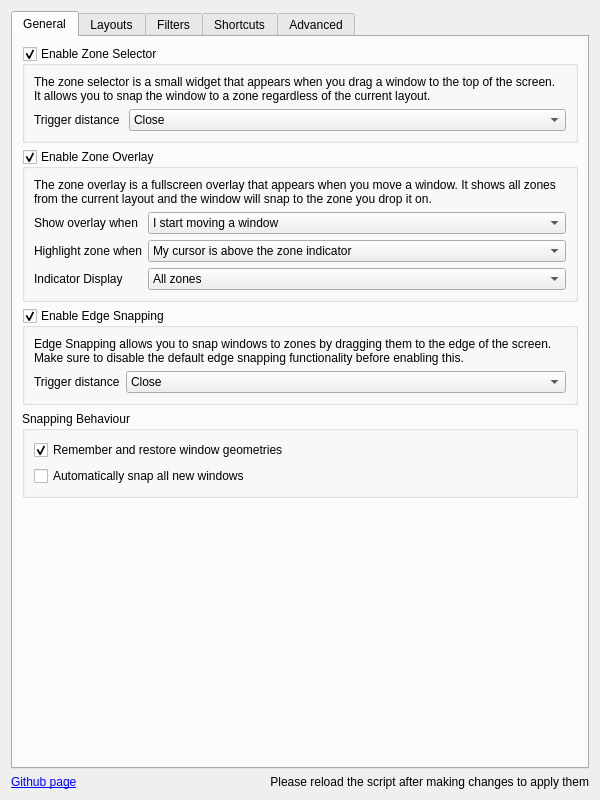
<?xml version="1.0" encoding="UTF-8"?>
<ui version="4.0">
 <class>KWin::KZonesConfigForm</class>
 <widget class="QWidget" name="KWin::KZonesConfigForm">
  <property name="geometry">
   <rect>
    <x>0</x>
    <y>0</y>
    <width>600</width>
    <height>800</height>
   </rect>
  </property>
  <layout class="QVBoxLayout" name="verticalLayout">
   <item>
    <widget class="QTabWidget" name="tabWidget">
     <property name="currentIndex">
      <number>0</number>
     </property>
     <widget class="QWidget" name="tab_general">
      <attribute name="icon">
       <iconset theme="systemsettings">
        <normaloff>../../../../../../../../.designer/backup</normaloff>../../../../../../../../.designer/backup</iconset>
      </attribute>
      <attribute name="title">
       <string>General</string>
      </attribute>
      <layout class="QVBoxLayout" name="verticalLayout_4">
       <item>
        <widget class="QGroupBox" name="kcfg_enableZoneSelector">
         <property name="title">
          <string>Enable Zone Selector</string>
         </property>
         <property name="alignment">
          <set>Qt::AlignLeading|Qt::AlignLeft|Qt::AlignTop</set>
         </property>
         <property name="checkable">
          <bool>true</bool>
         </property>
         <layout class="QVBoxLayout" name="verticalLayout_14">
          <item>
           <widget class="QLabel" name="label_zoneSelectorExplanation">
            <property name="text">
             <string>The zone selector is a small widget that appears when you drag a window to the top of the screen. It allows you to snap the window to a zone regardless of the current layout.</string>
            </property>
            <property name="wordWrap">
             <bool>true</bool>
            </property>
           </widget>
          </item>
          <item>
           <layout class="QFormLayout" name="formLayout_zoneSelector">
            <item row="0" column="1">
             <widget class="QComboBox" name="kcfg_zoneSelectorTriggerDistance">
              <property name="sizePolicy">
               <sizepolicy hsizetype="Expanding" vsizetype="Fixed">
                <horstretch>0</horstretch>
                <verstretch>0</verstretch>
               </sizepolicy>
              </property>
              <property name="currentText">
               <string>Close</string>
              </property>
              <property name="currentIndex">
               <number>0</number>
              </property>
              <item>
               <property name="text">
                <string>Close</string>
               </property>
              </item>
              <item>
               <property name="text">
                <string>Medium</string>
               </property>
              </item>
              <item>
               <property name="text">
                <string>Far</string>
               </property>
              </item>
             </widget>
            </item>
            <item row="0" column="0">
             <widget class="QLabel" name="label_zoneSelectorTriggerDistance">
              <property name="text">
               <string>Trigger distance </string>
              </property>
             </widget>
            </item>
           </layout>
          </item>
         </layout>
        </widget>
       </item>
       <item>
        <widget class="QGroupBox" name="kcfg_enableZoneOverlay">
         <property name="title">
          <string>Enable Zone Overlay</string>
         </property>
         <property name="checkable">
          <bool>true</bool>
         </property>
         <property name="checked">
          <bool>true</bool>
         </property>
         <layout class="QVBoxLayout" name="verticalLayout_13">
          <item>
           <widget class="QLabel" name="label_zoneOverlayExplanation">
            <property name="text">
             <string>The zone overlay is a fullscreen overlay that appears when you move a window. It shows all zones from the current layout and the window will snap to the zone you drop it on.</string>
            </property>
            <property name="wordWrap">
             <bool>true</bool>
            </property>
           </widget>
          </item>
          <item>
           <layout class="QFormLayout" name="formLayout_zoneOverlay">
            <item row="0" column="0">
             <widget class="QLabel" name="label_zoneOverlayShowWhen">
              <property name="text">
               <string>Show overlay when</string>
              </property>
             </widget>
            </item>
            <item row="0" column="1">
             <widget class="QComboBox" name="kcfg_zoneOverlayShowWhen">
              <property name="sizePolicy">
               <sizepolicy hsizetype="Expanding" vsizetype="Fixed">
                <horstretch>0</horstretch>
                <verstretch>0</verstretch>
               </sizepolicy>
              </property>
              <item>
               <property name="text">
                <string>I start moving a window</string>
               </property>
              </item>
              <item>
               <property name="text">
                <string>I press the toggle overlay shortcut</string>
               </property>
              </item>
             </widget>
            </item>
            <item row="1" column="0">
             <widget class="QLabel" name="label_zoneOverlayHighlightTarget">
              <property name="text">
               <string>Highlight zone when</string>
              </property>
             </widget>
            </item>
            <item row="1" column="1">
             <widget class="QComboBox" name="kcfg_zoneOverlayHighlightTarget">
              <property name="sizePolicy">
               <sizepolicy hsizetype="Expanding" vsizetype="Fixed">
                <horstretch>0</horstretch>
                <verstretch>0</verstretch>
               </sizepolicy>
              </property>
              <item>
               <property name="text">
                <string>My cursor is above the zone indicator</string>
               </property>
              </item>
              <item>
               <property name="text">
                <string>My cursor is anywhere in the zone</string>
               </property>
              </item>
             </widget>
            </item>
            <item row="2" column="0">
             <widget class="QLabel" name="label_zoneOverlayIndicatorDisplay">
              <property name="text">
               <string>Indicator Display</string>
              </property>
             </widget>
            </item>
            <item row="2" column="1">
             <widget class="QComboBox" name="kcfg_zoneOverlayIndicatorDisplay">
              <property name="sizePolicy">
               <sizepolicy hsizetype="Expanding" vsizetype="Fixed">
                <horstretch>0</horstretch>
                <verstretch>0</verstretch>
               </sizepolicy>
              </property>
              <item>
               <property name="text">
                <string>All zones</string>
               </property>
              </item>
              <item>
               <property name="text">
                <string>Only target zone</string>
               </property>
              </item>
             </widget>
            </item>
           </layout>
          </item>
         </layout>
        </widget>
       </item>
       <item>
        <widget class="QGroupBox" name="kcfg_enableEdgeSnapping">
         <property name="title">
          <string>Enable Edge Snapping</string>
         </property>
         <property name="checkable">
          <bool>true</bool>
         </property>
         <property name="checked">
          <bool>true</bool>
         </property>
         <layout class="QVBoxLayout" name="verticalLayout_13">
          <item>
           <widget class="QLabel" name="label_edgeSnappingExplanation">
            <property name="text">
             <string>Edge Snapping allows you to snap windows to zones by dragging them to the edge of the screen. Make sure to disable the default edge snapping functionality before enabling this.</string>
            </property>
            <property name="wordWrap">
             <bool>true</bool>
            </property>
           </widget>
          </item>
          <item>
           <layout class="QFormLayout" name="formLayout_edgeSnapping">
            <item row="0" column="0">
             <widget class="QLabel" name="label_edgeSnappingTriggerDistance">
              <property name="text">
               <string>Trigger distance</string>
              </property>
             </widget>
            </item>
            <item row="0" column="1">
             <widget class="QComboBox" name="kcfg_edgeSnappingTriggerDistance">
              <property name="sizePolicy">
               <sizepolicy hsizetype="Expanding" vsizetype="Fixed">
                <horstretch>0</horstretch>
                <verstretch>0</verstretch>
               </sizepolicy>
              </property>
              <item>
               <property name="text">
                <string>Close</string>
               </property>
              </item>
              <item>
               <property name="text">
                <string>Medium</string>
               </property>
              </item>
              <item>
               <property name="text">
                <string>Far</string>
               </property>
              </item>
             </widget>
            </item>
           </layout>
          </item>
         </layout>
        </widget>
       </item>
       <item>
        <widget class="QGroupBox" name="groupBox_snappingBehaviour">
         <property name="title">
          <string>Snapping Behaviour</string>
         </property>
         <layout class="QVBoxLayout" name="verticalLayout_11">
          <item>
           <widget class="QCheckBox" name="kcfg_rememberWindowGeometries">
            <property name="sizePolicy">
             <sizepolicy hsizetype="Minimum" vsizetype="Minimum">
              <horstretch>0</horstretch>
              <verstretch>0</verstretch>
             </sizepolicy>
            </property>
            <property name="text">
             <string>Remember and restore window geometries</string>
            </property>
            <property name="checked">
             <bool>true</bool>
            </property>
           </widget>
          </item>
          <item>
           <widget class="QCheckBox" name="kcfg_autoSnapAllNew">
            <property name="text">
             <string>Automatically snap all new windows</string>
            </property>
           </widget>
          </item>
         </layout>
        </widget>
       </item>
       <item>
        <spacer name="verticalSpacer_general">
         <property name="orientation">
          <enum>Qt::Vertical</enum>
         </property>
         <property name="sizeHint" stdset="0">
          <size>
           <width>0</width>
           <height>0</height>
          </size>
         </property>
        </spacer>
       </item>
      </layout>
      <zorder>kcfg_enableEdgeSnapping</zorder>
      <zorder>verticalSpacer_general</zorder>
      <zorder>groupBox_snappingBehaviour</zorder>
      <zorder>kcfg_enableZoneSelector</zorder>
      <zorder>kcfg_enableZoneOverlay</zorder>
     </widget>
     <widget class="QWidget" name="tab_layouts">
      <attribute name="icon">
       <iconset theme="preferences-desktop-virtual">
        <normaloff>../../../../../../../../.designer/backup</normaloff>../../../../../../../../.designer/backup</iconset>
      </attribute>
      <attribute name="title">
       <string>Layouts</string>
      </attribute>
      <layout class="QVBoxLayout" name="verticalLayout_2">
       <item>
        <widget class="QGroupBox" name="groupBox_layouts">
         <property name="title">
          <string>Layouts</string>
         </property>
         <layout class="QVBoxLayout" name="verticalLayout_6">
          <item>
           <widget class="QPlainTextEdit" name="kcfg_layoutsJson">
            <property name="plainText">
             <string>[
    {
        &quot;name&quot;: &quot;Priority Grid&quot;,
        &quot;padding&quot;: 0,
        &quot;zones&quot;: [
            {
                &quot;x&quot;: 0,
                &quot;y&quot;: 0,
                &quot;height&quot;: 100,
                &quot;width&quot;: 25
            },
            {
                &quot;x&quot;: 25,
                &quot;y&quot;: 0,
                &quot;height&quot;: 100,
                &quot;width&quot;: 50
            },
            {
                &quot;x&quot;: 75,
                &quot;y&quot;: 0,
                &quot;height&quot;: 100,
                &quot;width&quot;: 25
            }
        ]
    },
    {
        &quot;name&quot;: &quot;Quadrant Grid&quot;,
        &quot;zones&quot;: [
            {
                &quot;x&quot;: 0,
                &quot;y&quot;: 0,
                &quot;height&quot;: 50,
                &quot;width&quot;: 50
            },
            {
                &quot;x&quot;: 0,
                &quot;y&quot;: 50,
                &quot;height&quot;: 50,
                &quot;width&quot;: 50
            },
            {
                &quot;x&quot;: 50,
                &quot;y&quot;: 50,
                &quot;height&quot;: 50,
                &quot;width&quot;: 50
            },
            {
                &quot;x&quot;: 50,
                &quot;y&quot;: 0,
                &quot;height&quot;: 50,
                &quot;width&quot;: 50
            }
        ]
    }
]</string>
            </property>
           </widget>
          </item>
         </layout>
        </widget>
       </item>
      </layout>
     </widget>
     <widget class="QWidget" name="tab_filters">
      <attribute name="icon">
       <iconset theme="preferences-desktop-filter">
        <normaloff>../../../../../../../../.designer/backup</normaloff>../../../../../../../../.designer/backup</iconset>
      </attribute>
      <attribute name="title">
       <string>Filters</string>
      </attribute>
      <layout class="QVBoxLayout" name="verticalLayout_7">
       <item>
        <widget class="QGroupBox" name="groupBox_filtering">
         <property name="title">
          <string>Filtering</string>
         </property>
         <layout class="QVBoxLayout" name="verticalLayout_8">
          <item>
           <widget class="QLabel" name="label_filteringExplanation">
            <property name="sizePolicy">
             <sizepolicy hsizetype="Preferred" vsizetype="Fixed">
              <horstretch>0</horstretch>
              <verstretch>0</verstretch>
             </sizepolicy>
            </property>
            <property name="text">
             <string>Choose a filter mode and enter the window classes you wish to include or exclude, seperated by a new line.</string>
            </property>
            <property name="wordWrap">
             <bool>true</bool>
            </property>
           </widget>
          </item>
          <item>
           <layout class="QFormLayout" name="formLayout_filtering">
            <item row="0" column="0">
             <widget class="QLabel" name="label_filteringMode">
              <property name="text">
               <string>Mode</string>
              </property>
             </widget>
            </item>
            <item row="0" column="1">
             <widget class="QComboBox" name="kcfg_filterMode">
              <property name="sizePolicy">
               <sizepolicy hsizetype="Expanding" vsizetype="Fixed">
                <horstretch>0</horstretch>
                <verstretch>0</verstretch>
               </sizepolicy>
              </property>
              <item>
               <property name="text">
                <string>Include</string>
               </property>
              </item>
              <item>
               <property name="text">
                <string>Exclude</string>
               </property>
              </item>
             </widget>
            </item>
            <item row="1" column="0">
             <widget class="QLabel" name="label_filteringFilter">
              <property name="text">
               <string>Filter</string>
              </property>
             </widget>
            </item>
            <item row="1" column="1">
             <widget class="QPlainTextEdit" name="kcfg_filterList">
              <property name="toolTip">
               <string>Enter window classes you wish to include/exclude (seperated by a new line)</string>
              </property>
             </widget>
            </item>
           </layout>
          </item>
         </layout>
        </widget>
       </item>
      </layout>
     </widget>
     <widget class="QWidget" name="tab_shortcuts">
      <attribute name="icon">
       <iconset theme="configure-shortcuts">
        <normaloff>../../../../../.designer/backup</normaloff>../../../../../.designer/backup</iconset>
      </attribute>
      <attribute name="title">
       <string>Shortcuts</string>
      </attribute>
      <layout class="QVBoxLayout" name="verticalLayout_9">
       <item>
        <layout class="QVBoxLayout" name="verticalLayout_shortcuts" stretch="0">
         <item>
          <widget class="QGroupBox" name="groupBox_shortcuts">
           <property name="title">
            <string>Shortcuts</string>
           </property>
           <layout class="QVBoxLayout" name="verticalLayout_12">
            <item>
             <widget class="QLabel" name="label_shortcutsExplanation">
              <property name="text">
               <string>&lt;html&gt;&lt;head/&gt;&lt;body&gt;&lt;p&gt;To set up shortcuts for this script&lt;/p&gt;&lt;p&gt;Go to System Settings / Shortcuts and search for &amp;quot;KZones&amp;quot;&lt;/p&gt;&lt;/body&gt;&lt;/html&gt;</string>
              </property>
              <property name="alignment">
               <set>Qt::AlignCenter</set>
              </property>
             </widget>
            </item>
           </layout>
          </widget>
         </item>
        </layout>
       </item>
      </layout>
     </widget>
     <widget class="QWidget" name="tab_advanced">
      <attribute name="icon">
       <iconset theme="applications-development">
        <normaloff>../../../../../../../../.designer/backup</normaloff>../../../../../../../../.designer/backup</iconset>
      </attribute>
      <attribute name="title">
       <string>Advanced</string>
      </attribute>
      <layout class="QVBoxLayout" name="verticalLayout_9">
       <item>
        <layout class="QVBoxLayout" name="verticalLayout_advanced" stretch="0,0">
         <item>
          <widget class="QGroupBox" name="groupBox_performance">
           <property name="title">
            <string>Performance</string>
           </property>
           <property name="flat">
            <bool>false</bool>
           </property>
           <layout class="QVBoxLayout" name="verticalLayout_16">
            <item>
             <layout class="QFormLayout" name="formLayout_performance">
              <item row="0" column="0">
               <widget class="QLabel" name="label_pollingRate">
                <property name="toolTip">
                 <string>Speed of which the zone checking is done</string>
                </property>
                <property name="text">
                 <string>Polling rate</string>
                </property>
               </widget>
              </item>
              <item row="0" column="1">
               <widget class="QSpinBox" name="kcfg_pollingRate">
                <property name="sizePolicy">
                 <sizepolicy hsizetype="Expanding" vsizetype="Fixed">
                  <horstretch>0</horstretch>
                  <verstretch>0</verstretch>
                 </sizepolicy>
                </property>
                <property name="toolTip">
                 <string>Speed of which the zone checking is done</string>
                </property>
                <property name="suffix">
                 <string> ms</string>
                </property>
                <property name="minimum">
                 <number>10</number>
                </property>
                <property name="maximum">
                 <number>1000</number>
                </property>
                <property name="singleStep">
                 <number>10</number>
                </property>
                <property name="value">
                 <number>100</number>
                </property>
               </widget>
              </item>
             </layout>
            </item>
           </layout>
          </widget>
         </item>
         <item>
          <widget class="QGroupBox" name="groupBox_debug">
           <property name="title">
            <string>Debugging</string>
           </property>
           <layout class="QVBoxLayout" name="verticalLayout_17">
            <item>
             <widget class="QCheckBox" name="kcfg_enableDebugLogging">
              <property name="sizePolicy">
               <sizepolicy hsizetype="Minimum" vsizetype="Minimum">
                <horstretch>0</horstretch>
                <verstretch>0</verstretch>
               </sizepolicy>
              </property>
              <property name="text">
               <string>Enable logging</string>
              </property>
             </widget>
            </item>
            <item>
             <widget class="QCheckBox" name="kcfg_enableDebugOverlay">
              <property name="sizePolicy">
               <sizepolicy hsizetype="Minimum" vsizetype="Minimum">
                <horstretch>0</horstretch>
                <verstretch>0</verstretch>
               </sizepolicy>
              </property>
              <property name="text">
               <string>Enable debug overlay</string>
              </property>
             </widget>
            </item>
           </layout>
          </widget>
         </item>
        </layout>
       </item>
       <item>
        <spacer name="verticalSpacer_advanced">
         <property name="orientation">
          <enum>Qt::Vertical</enum>
         </property>
         <property name="sizeHint" stdset="0">
          <size>
           <width>20</width>
           <height>40</height>
          </size>
         </property>
        </spacer>
       </item>
      </layout>
     </widget>
    </widget>
   </item>
   <item>
    <layout class="QHBoxLayout" name="horizontalLayout_main">
     <item>
      <widget class="QLabel" name="label_mainBottomLeft">
       <property name="toolTip">
        <string>https://github.com/gerritdevriese/kzones</string>
       </property>
       <property name="text">
        <string>&lt;a href=&quot;https://github.com/gerritdevriese/kzones&quot;&gt;Github page&lt;/a&gt;</string>
       </property>
       <property name="margin">
        <number>8</number>
       </property>
       <property name="openExternalLinks">
        <bool>true</bool>
       </property>
      </widget>
     </item>
     <item>
      <widget class="QLabel" name="label_mainBottomRight">
       <property name="font">
        <font>
         <weight>50</weight>
         <italic>false</italic>
         <bold>false</bold>
         <underline>false</underline>
         <strikeout>false</strikeout>
        </font>
       </property>
       <property name="toolTip">
        <string/>
       </property>
       <property name="text">
        <string>Please reload the script after making changes to apply them</string>
       </property>
       <property name="scaledContents">
        <bool>false</bool>
       </property>
       <property name="alignment">
        <set>Qt::AlignRight|Qt::AlignTrailing|Qt::AlignVCenter</set>
       </property>
       <property name="margin">
        <number>8</number>
       </property>
      </widget>
     </item>
    </layout>
   </item>
  </layout>
 </widget>
 <resources/>
 <connections/>
</ui>
